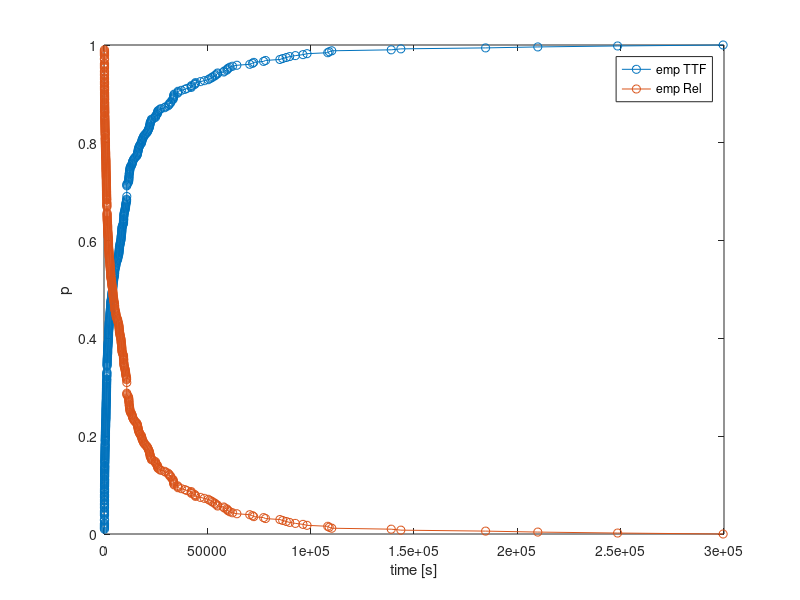

MATLAB code to generate this figure:
clear all;
close all;
clc;

load interarrivals.txt
[y,t]=cdfcalc(interarrivals);
empTTF=y(2 :size(y,1));
empRel= 1 - empTTF;
plot(t,empTTF,'-o',t, empRel,'-o');
xlabel('time [s]'); ylabel('p');
legend('emp TTF', 'emp Rel');

%[h,p,k] = kstest2(empRel,fittedmodel(t))